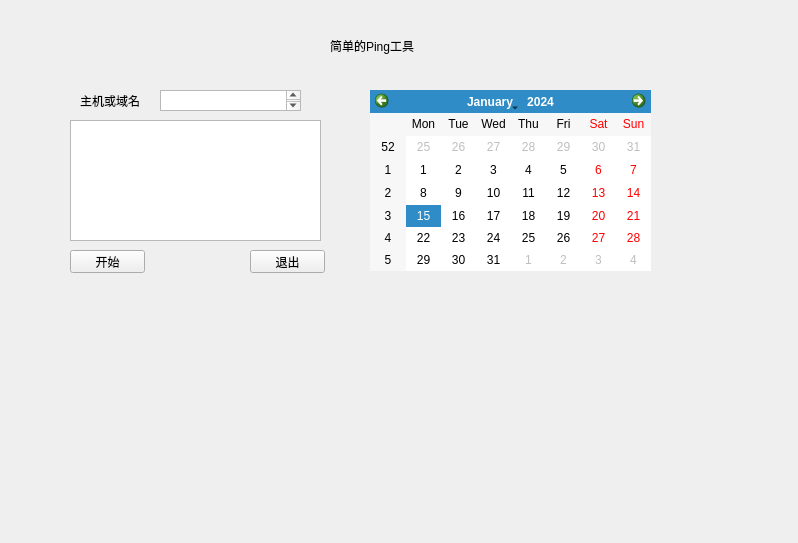
<?xml version="1.0" encoding="UTF-8"?>
<ui version="4.0">
 <class>Form</class>
 <widget class="QWidget" name="Form">
  <property name="geometry">
   <rect>
    <x>0</x>
    <y>0</y>
    <width>798</width>
    <height>543</height>
   </rect>
  </property>
  <property name="windowTitle">
   <string>Form</string>
  </property>
  <widget class="QTextEdit" name="textEdit">
   <property name="geometry">
    <rect>
     <x>160</x>
     <y>90</y>
     <width>141</width>
     <height>21</height>
    </rect>
   </property>
  </widget>
  <widget class="QTextBrowser" name="textBrowser">
   <property name="geometry">
    <rect>
     <x>70</x>
     <y>120</y>
     <width>251</width>
     <height>121</height>
    </rect>
   </property>
  </widget>
  <widget class="QPushButton" name="pushButton">
   <property name="geometry">
    <rect>
     <x>70</x>
     <y>250</y>
     <width>75</width>
     <height>23</height>
    </rect>
   </property>
   <property name="text">
    <string>开始</string>
   </property>
  </widget>
  <widget class="QPushButton" name="pushButton_2">
   <property name="geometry">
    <rect>
     <x>250</x>
     <y>250</y>
     <width>75</width>
     <height>23</height>
    </rect>
   </property>
   <property name="text">
    <string>退出</string>
   </property>
  </widget>
  <widget class="QLabel" name="label">
   <property name="geometry">
    <rect>
     <x>330</x>
     <y>30</y>
     <width>91</width>
     <height>31</height>
    </rect>
   </property>
   <property name="text">
    <string>简单的Ping工具</string>
   </property>
  </widget>
  <widget class="QCalendarWidget" name="calendarWidget">
   <property name="geometry">
    <rect>
     <x>370</x>
     <y>90</y>
     <width>281</width>
     <height>181</height>
    </rect>
   </property>
  </widget>
  <widget class="QLabel" name="label_2">
   <property name="geometry">
    <rect>
     <x>80</x>
     <y>90</y>
     <width>71</width>
     <height>21</height>
    </rect>
   </property>
   <property name="text">
    <string>主机或域名</string>
   </property>
  </widget>
 </widget>
 <resources/>
 <connections/>
</ui>
